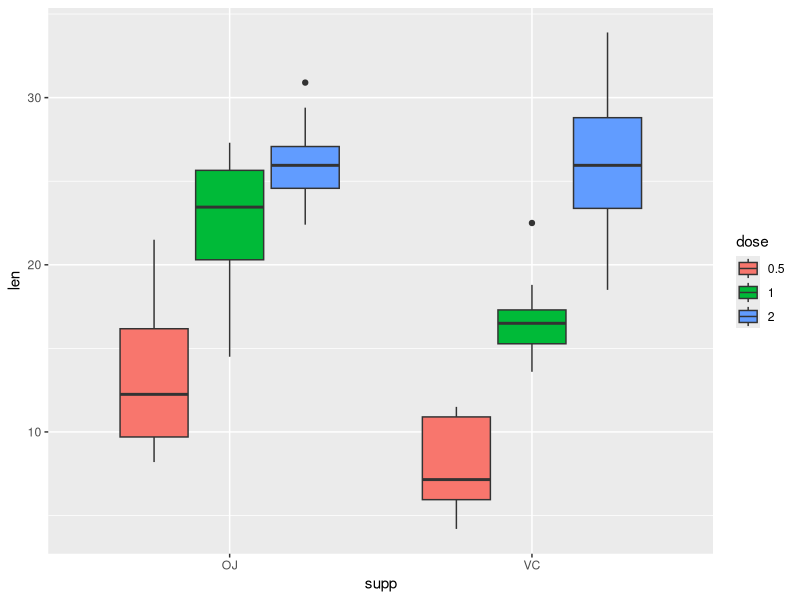

This chart was generated by the following R code:
# Дополните предложенный в задании код, чтобы построить следующий график по данным ToothGrowth.
# Изобразите различия длины зубов морских свинок в различных условиях дозировки и типа потребляемого продукта.

# По оси x - переменная supp.
# По оси y - переменная len.
# Цвет ящиков с усами (boxplot) - переменная dose.

# Если все правильно, то должен получиться следующий график:

library("ggplot2")
ToothGrowth$dose <- as.factor(ToothGrowth$dose)
obj <- ggplot(data = ToothGrowth, aes(x = supp,y = len))
obj + geom_boxplot(aes(fill = dose))
